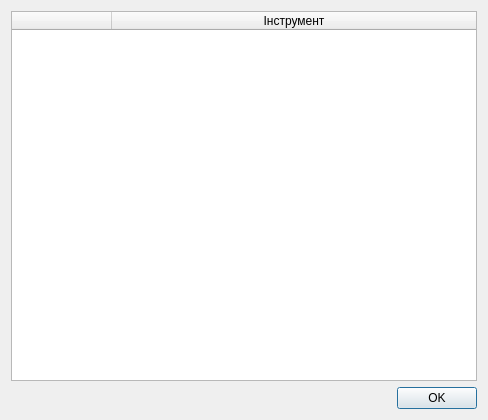
<?xml version="1.0" encoding="UTF-8"?>
<ui version="4.0">
 <class>DialogHistory</class>
 <widget class="QDialog" name="DialogHistory">
  <property name="windowModality">
   <enum>Qt::NonModal</enum>
  </property>
  <property name="geometry">
   <rect>
    <x>0</x>
    <y>0</y>
    <width>488</width>
    <height>420</height>
   </rect>
  </property>
  <property name="windowTitle">
   <string>Dialog</string>
  </property>
  <layout class="QVBoxLayout" name="verticalLayout">
   <item>
    <widget class="QTableWidget" name="tableWidget">
     <property name="alternatingRowColors">
      <bool>true</bool>
     </property>
     <attribute name="horizontalHeaderVisible">
      <bool>true</bool>
     </attribute>
     <attribute name="horizontalHeaderHighlightSections">
      <bool>false</bool>
     </attribute>
     <attribute name="horizontalHeaderStretchLastSection">
      <bool>true</bool>
     </attribute>
     <attribute name="verticalHeaderVisible">
      <bool>false</bool>
     </attribute>
     <attribute name="verticalHeaderHighlightSections">
      <bool>false</bool>
     </attribute>
     <column>
      <property name="text">
       <string/>
      </property>
     </column>
     <column>
      <property name="text">
       <string>Інструмент</string>
      </property>
     </column>
    </widget>
   </item>
   <item>
    <widget class="QDialogButtonBox" name="buttonBox">
     <property name="orientation">
      <enum>Qt::Horizontal</enum>
     </property>
     <property name="standardButtons">
      <set>QDialogButtonBox::Ok</set>
     </property>
    </widget>
   </item>
  </layout>
 </widget>
 <resources/>
 <connections>
  <connection>
   <sender>buttonBox</sender>
   <signal>accepted()</signal>
   <receiver>DialogHistory</receiver>
   <slot>accept()</slot>
   <hints>
    <hint type="sourcelabel">
     <x>248</x>
     <y>254</y>
    </hint>
    <hint type="destinationlabel">
     <x>157</x>
     <y>274</y>
    </hint>
   </hints>
  </connection>
  <connection>
   <sender>buttonBox</sender>
   <signal>rejected()</signal>
   <receiver>DialogHistory</receiver>
   <slot>reject()</slot>
   <hints>
    <hint type="sourcelabel">
     <x>316</x>
     <y>260</y>
    </hint>
    <hint type="destinationlabel">
     <x>286</x>
     <y>274</y>
    </hint>
   </hints>
  </connection>
 </connections>
</ui>
